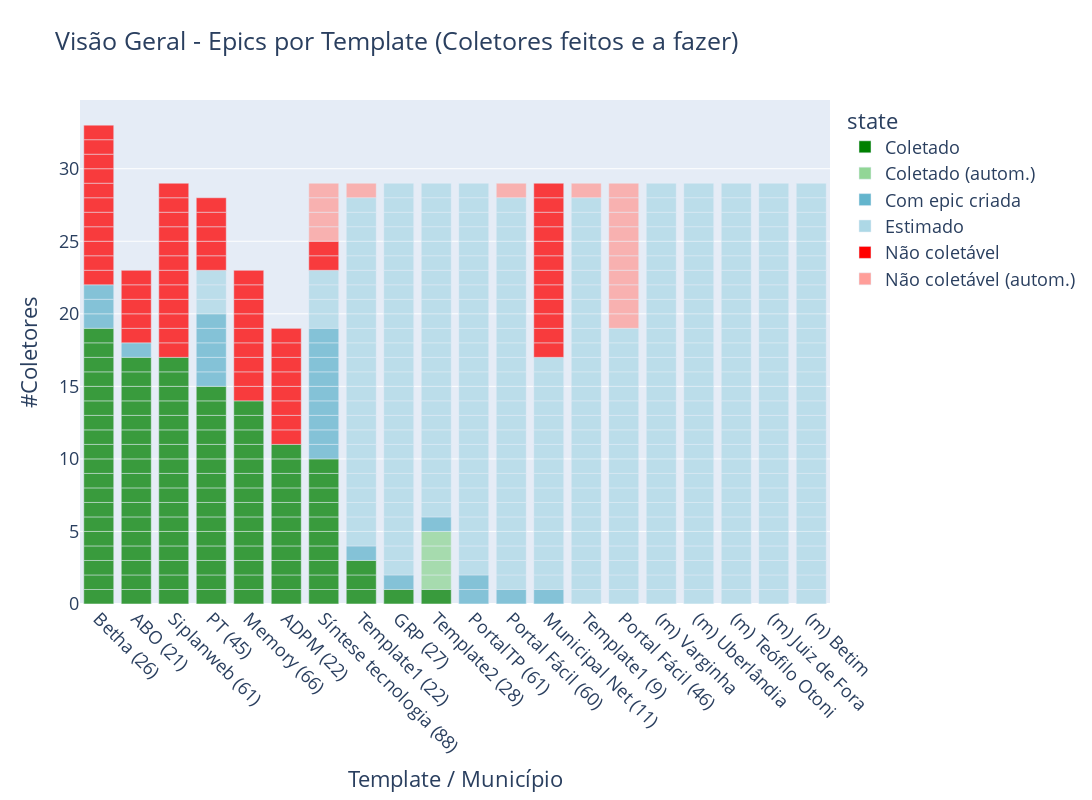

The notebook cell saved with this chart:
### Markdown cell above
### Gráfico de Visão Geral

### Code cell
# TODO melhorar automacao
def plot_status_epics(df, top_templates_df, sondagem_df, title='Visão Geral - Epics por Template (Coletores feitos e a fazer)'):

    # resultados do buscador de subtags (sondagem)
    templates_ja_analisados = ['ADPM', 'Betha', 'Municipal Net', 'Siplanweb', 'Memory']
    s = sondagem_df[sondagem_df == 0].count(axis=1)
    s = s[s != 0]
    s = s.drop(templates_ja_analisados)
    s = s.sort_index()
    nao_loc_autom = dict(s)
    
    # Fonte: Planilha Controle de Dados (#TODO transformar em Epics com "não-localizado")
    nao_loc_manual = {'Municipal Net': 12, 'PT': 4}
    coletado_autom = {'Template2': 4}
    
    for template, count in nao_loc_autom.items():
        for i in range(count):
            df = df.append({'template':template, 'state':'Não coletável (autom.)', 'aux':1}, ignore_index=True)
            
    for template, count in nao_loc_manual.items():
        for i in range(count):
            df = df.append({'template':template, 'state':'Não coletável', 'aux':1}, ignore_index=True)
            
    for template, count in coletado_autom.items():
        for i in range(count):
            df = df.append({'template':template, 'state':'Coletado (autom.)', 'aux':1}, ignore_index=True)
       
    # Pre-process dataframes       
    count_col = 'aux'
    name_col  = 'template_size'
    top_templates_df = top_templates_df[top_templates_df['rank'] <= 15]
    df = top_templates_df.merge(df, how='left').fillna({'state':'Estimado', count_col:1})   
    templates = df['template'].dropna().unique() 
    
    total_ref = 29  # Siplanweb  
    total = dict.fromkeys(templates, total_ref)
    total['Betha'] = 33
    total['ADPM'] = 19
    total['PT'] = 28
    total['Memory'] = 23
    total['ABO'] = 23
    
    # Fill missing (estimated) epics in df
    for template in templates:        
        created =  df.groupby('template').count()['state'][template]
        missing = total[template] - created
        size = df[df.template == template]['size'].values[0]
        name = df[df.template == template][name_col].values[0]

        for i in range(missing):            
            df = df.append({'template':template, 'state':'Estimado', name_col:name,
                            'size':size, count_col:1}, ignore_index=True)           
        
    df = df.sort_values(by=['state', name_col], ascending=[True,False])
    xorder = df.groupby(['state', name_col]).count()['template'][
        'Coletado'].sort_values(ascending=False).index.tolist()

    # Plot
    fig = px.bar(
        df, y=count_col, x=name_col, color='state', height=800, width=1100, title=title,
        color_discrete_map = {'Coletado':'green', 
                              'Coletado (autom.)':'#92d696', 
                              'Com bloqueio':'#9F2B68',
                              'Com epic criada':'#64b5cd', 
                              'Estimado':'lightblue', 
                              'Não coletável':'red', 
                              'Não coletável (autom.)':'#ff9e99'}, 
        labels = {count_col:"#Coletores", 
                  name_col:"Template / Município"}, opacity=0.75 )    
    
    fig.update_layout(xaxis={'categoryorder':'array', 'categoryarray':xorder})
    fig.update_xaxes(tickangle=45)
    fig.update_layout(font=dict(size=18))    
    
    return fig

#-------------------------------------------------------------

epics_df = pd.read_csv("data/epics.csv")
top_templates_df = pd.read_csv("data/top_templates.csv")
sondagem_df = pd.read_csv('data/resultados_templates.csv', index_col=0).astype(int)

fig = plot_status_epics(epics_df, top_templates_df, sondagem_df)    
fig.write_image('./fig/status-coleta.png', scale=1)
fig

### Figure 1 — Plotly figure (JSON) as saved in the notebook; plotly's stock layout.template omitted (floating-point values rounded to 4 significant figures; data arrays with more than 128 entries replaced by an {"elided": "..."} marker saying what was removed)
{"data": [{"alignmentgroup": "True", "hovertemplate": "state=Coletado<br>Template / Município=%{x}<br>#Coletores=%{y}<extra></extra>", "legendgroup": "Coletado", "marker": {"color": "green", "opacity": 0.75, "pattern": {"shape": ""}}, "name": "Coletado", "offsetgroup": "Coletado", "orientation": "v", "showlegend": true, "textposition": "auto", "type": "bar", "x": ["Template2 (28)", "Template1 (22)", "Template1 (22)", "Template1 (22)", "Síntese tecnologia (88)", "Síntese tecnologia (88)", "Síntese tecnologia (88)", "Síntese tecnologia (88)", "Síntese tecnologia (88)", "Síntese tecnologia (88)", "Síntese tecnologia (88)", "Síntese tecnologia (88)", "Síntese tecnologia (88)", "Síntese tecnologia (88)", "Siplanweb (61)", "Siplanweb (61)", "Siplanweb (61)", "Siplanweb (61)", "Siplanweb (61)", "Siplanweb (61)", "Siplanweb (61)", "Siplanweb (61)", "Siplanweb (61)", "Siplanweb (61)", "Siplanweb (61)", "Siplanweb (61)", "Siplanweb (61)", "Siplanweb (61)", "Siplanweb (61)", "Siplanweb (61)", "Siplanweb (61)", "PT (45)", "PT (45)", "PT (45)", "PT (45)", "PT (45)", "PT (45)", "PT (45)", "PT (45)", "PT (45)", "PT (45)", "PT (45)", "PT (45)", "PT (45)", "PT (45)", "PT (45)", "Memory (66)", "Memory (66)", "Memory (66)", "Memory (66)", "Memory (66)", "Memory (66)", "Memory (66)", "Memory (66)", "Memory (66)", "Memory (66)", "Memory (66)", "Memory (66)", "Memory (66)", "Memory (66)", "GRP (27)", "Betha (26)", "Betha (26)", "Betha (26)", "Betha (26)", "Betha (26)", "Betha (26)", "Betha (26)", "Betha (26)", "Betha (26)", "Betha (26)", "Betha (26)", "Betha (26)", "Betha (26)", "Betha (26)", "Betha (26)", "Betha (26)", "Betha (26)", "Betha (26)", "Betha (26)", "ADPM (22)", "ADPM (22)", "ADPM (22)", "ADPM (22)", "ADPM (22)", "ADPM (22)", "ADPM (22)", "ADPM (22)", "ADPM (22)", "ADPM (22)", "ADPM (22)", "ABO (21)", "ABO (21)", "ABO (21)", "ABO (21)", "ABO (21)", "ABO (21)", "ABO (21)", "ABO (21)", "ABO (21)", "ABO (21)", "ABO (21)", "ABO (21)", "ABO (21)", "ABO (21)", "ABO (21)", "ABO (21)", "ABO (21)"], "xaxis": "x", "y": [1, 1, 1, 1, 1, 1, 1, 1, 1, 1, 1, 1, 1, 1, 1, 1, 1, 1, 1, 1, 1, 1, 1, 1, 1, 1, 1, 1, 1, 1, 1, 1, 1, 1, 1, 1, 1, 1, 1, 1, 1, 1, 1, 1, 1, 1, 1, 1, 1, 1, 1, 1, 1, 1, 1, 1, 1, 1, 1, 1, 1, 1, 1, 1, 1, 1, 1, 1, 1, 1, 1, 1, 1, 1, 1, 1, 1, 1, 1, 1, 1, 1, 1, 1, 1, 1, 1, 1, 1, 1, 1, 1, 1, 1, 1, 1, 1, 1, 1, 1, 1, 1, 1, 1, 1, 1, 1, 1], "yaxis": "y"}, {"alignmentgroup": "True", "hovertemplate": "state=Coletado (autom.)<br>Template / Município=%{x}<br>#Coletores=%{y}<extra></extra>", "legendgroup": "Coletado (autom.)", "marker": {"color": "#92d696", "opacity": 0.75, "pattern": {"shape": ""}}, "name": "Coletado (autom.)", "offsetgroup": "Coletado (autom.)", "orientation": "v", "showlegend": true, "textposition": "auto", "type": "bar", "x": ["Template2 (28)", "Template2 (28)", "Template2 (28)", "Template2 (28)"], "xaxis": "x", "y": [1, 1, 1, 1], "yaxis": "y"}, {"alignmentgroup": "True", "hovertemplate": "state=Com epic criada<br>Template / Município=%{x}<br>#Coletores=%{y}<extra></extra>", "legendgroup": "Com epic criada", "marker": {"color": "#64b5cd", "opacity": 0.75, "pattern": {"shape": ""}}, "name": "Com epic criada", "offsetgroup": "Com epic criada", "orientation": "v", "showlegend": true, "textposition": "auto", "type": "bar", "x": ["Template2 (28)", "Template1 (22)", "Síntese tecnologia (88)", "Síntese tecnologia (88)", "Síntese tecnologia (88)", "Síntese tecnologia (88)", "Síntese tecnologia (88)", "Síntese tecnologia (88)", "Síntese tecnologia (88)", "Síntese tecnologia (88)", "Síntese tecnologia (88)", "PortalTP (61)", "PortalTP (61)", "Portal Fácil (60)", "PT (45)", "PT (45)", "PT (45)", "PT (45)", "PT (45)", "Municipal Net (11)", "GRP (27)", "Betha (26)", "Betha (26)", "Betha (26)", "ABO (21)"], "xaxis": "x", "y": [1, 1, 1, 1, 1, 1, 1, 1, 1, 1, 1, 1, 1, 1, 1, 1, 1, 1, 1, 1, 1, 1, 1, 1, 1], "yaxis": "y"}, {"alignmentgroup": "True", "hovertemplate": "state=Estimado<br>Template / Município=%{x}<br>#Coletores=%{y}<extra></extra>", "legendgroup": "Estimado", "marker": {"color": "lightblue", "opacity": 0.75, "pattern": {"shape": ""}}, "name": "Estimado", "offsetgroup": "Estimado", "orientation": "v", "showlegend": true, "textposition": "auto", "type": "bar", "x": {"elided": "343 str values"}, "xaxis": "x", "y": {"elided": "343 int values"}, "yaxis": "y"}, {"alignmentgroup": "True", "hovertemplate": "state=Não coletável<br>Template / Município=%{x}<br>#Coletores=%{y}<extra></extra>", "legendgroup": "Não coletável", "marker": {"color": "red", "opacity": 0.75, "pattern": {"shape": ""}}, "name": "Não coletável", "offsetgroup": "Não coletável", "orientation": "v", "showlegend": true, "textposition": "auto", "type": "bar", "x": ["Síntese tecnologia (88)", "Síntese tecnologia (88)", "Siplanweb (61)", "Siplanweb (61)", "Siplanweb (61)", "Siplanweb (61)", "Siplanweb (61)", "Siplanweb (61)", "Siplanweb (61)", "Siplanweb (61)", "Siplanweb (61)", "Siplanweb (61)", "Siplanweb (61)", "Siplanweb (61)", "PT (45)", "PT (45)", "PT (45)", "PT (45)", "PT (45)", "Municipal Net (11)", "Municipal Net (11)", "Municipal Net (11)", "Municipal Net (11)", "Municipal Net (11)", "Municipal Net (11)", "Municipal Net (11)", "Municipal Net (11)", "Municipal Net (11)", "Municipal Net (11)", "Municipal Net (11)", "Municipal Net (11)", "Memory (66)", "Memory (66)", "Memory (66)", "Memory (66)", "Memory (66)", "Memory (66)", "Memory (66)", "Memory (66)", "Memory (66)", "Betha (26)", "Betha (26)", "Betha (26)", "Betha (26)", "Betha (26)", "Betha (26)", "Betha (26)", "Betha (26)", "Betha (26)", "Betha (26)", "Betha (26)", "ADPM (22)", "ADPM (22)", "ADPM (22)", "ADPM (22)", "ADPM (22)", "ADPM (22)", "ADPM (22)", "ADPM (22)", "ABO (21)", "ABO (21)", "ABO (21)", "ABO (21)", "ABO (21)"], "xaxis": "x", "y": [1, 1, 1, 1, 1, 1, 1, 1, 1, 1, 1, 1, 1, 1, 1, 1, 1, 1, 1, 1, 1, 1, 1, 1, 1, 1, 1, 1, 1, 1, 1, 1, 1, 1, 1, 1, 1, 1, 1, 1, 1, 1, 1, 1, 1, 1, 1, 1, 1, 1, 1, 1, 1, 1, 1, 1, 1, 1, 1, 1, 1, 1, 1, 1], "yaxis": "y"}, {"alignmentgroup": "True", "hovertemplate": "state=Não coletável (autom.)<br>Template / Município=%{x}<br>#Coletores=%{y}<extra></extra>", "legendgroup": "Não coletável (autom.)", "marker": {"color": "#ff9e99", "opacity": 0.75, "pattern": {"shape": ""}}, "name": "Não coletável (autom.)", "offsetgroup": "Não coletável (autom.)", "orientation": "v", "showlegend": true, "textposition": "auto", "type": "bar", "x": ["Template1 (9)", "Template1 (22)", "Síntese tecnologia (88)", "Síntese tecnologia (88)", "Síntese tecnologia (88)", "Síntese tecnologia (88)", "Portal Fácil (60)", "Portal Fácil (46)", "Portal Fácil (46)", "Portal Fácil (46)", "Portal Fácil (46)", "Portal Fácil (46)", "Portal Fácil (46)", "Portal Fácil (46)", "Portal Fácil (46)", "Portal Fácil (46)", "Portal Fácil (46)"], "xaxis": "x", "y": [1, 1, 1, 1, 1, 1, 1, 1, 1, 1, 1, 1, 1, 1, 1, 1, 1], "yaxis": "y"}], "layout": {"barmode": "relative", "font": {"size": 18}, "height": 800, "legend": {"title": {"text": "state"}, "tracegroupgap": 0}, "title": {"text": "Visão Geral - Epics por Template (Coletores feitos e a fazer)"}, "width": 1100, "xaxis": {"anchor": "y", "autorange": true, "categoryarray": ["Betha (26)", "ABO (21)", "Siplanweb (61)", "PT (45)", "Memory (66)", "ADPM (22)", "Síntese tecnologia (88)", "Template1 (22)", "GRP (27)", "Template2 (28)"], "categoryorder": "array", "domain": [0, 1], "range": [-0.5, 19.5], "tickangle": 45, "title": {"text": "Template / Município"}, "type": "category"}, "yaxis": {"anchor": "x", "autorange": true, "domain": [0, 1], "range": [0, 34.74], "title": {"text": "#Coletores"}, "type": "linear"}}}
